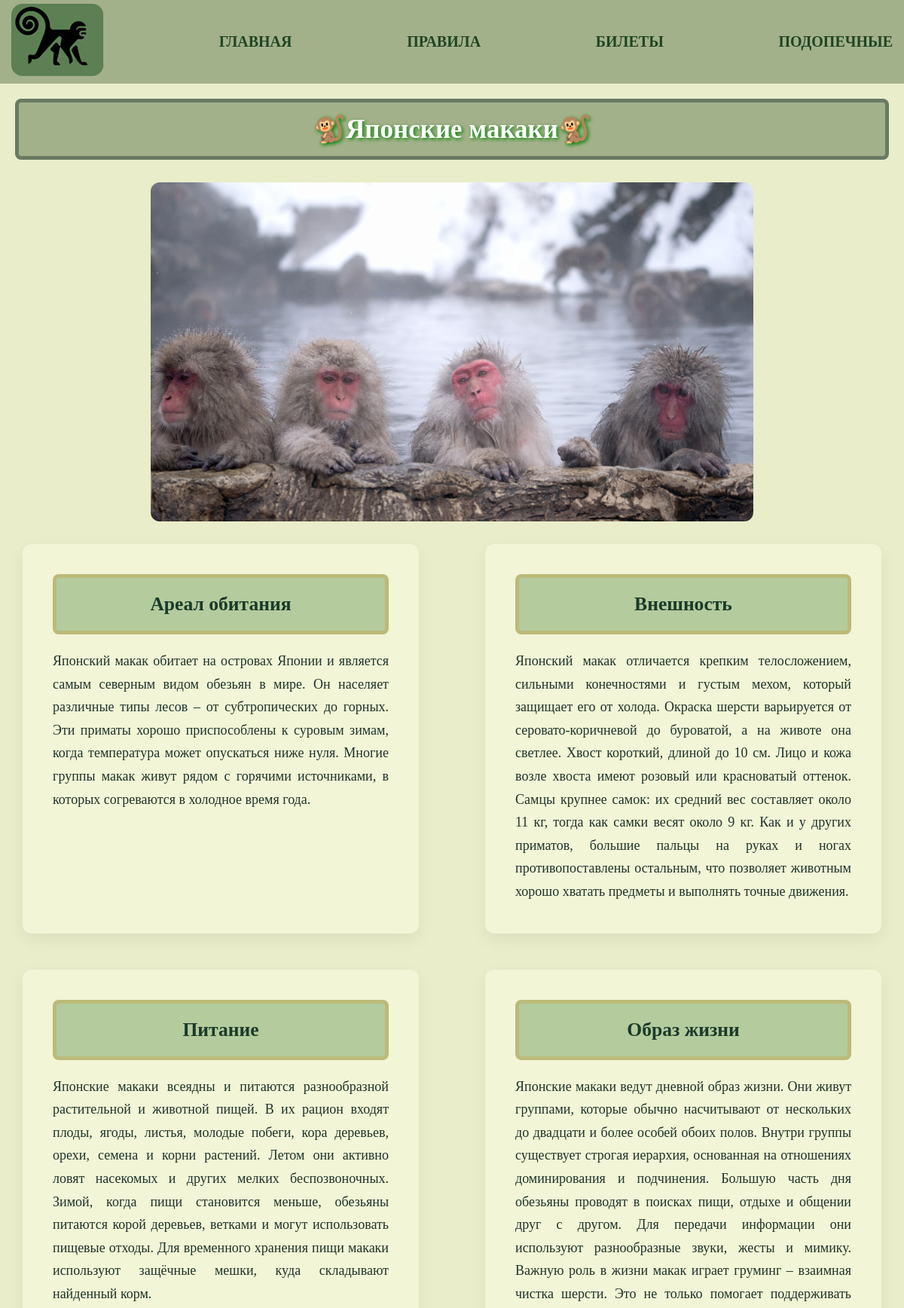
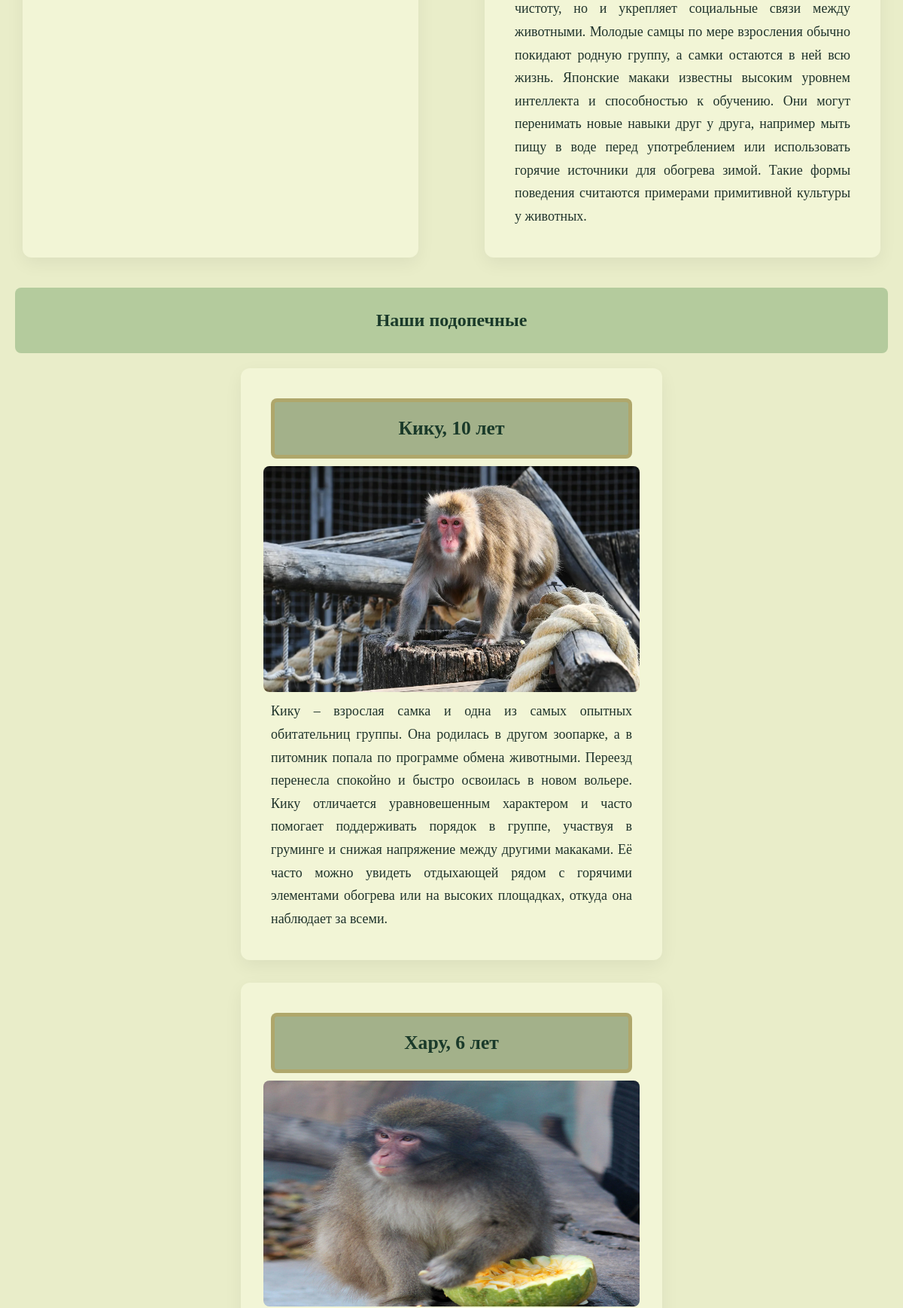
The page /monkey/2 (upper part) on the database its author committed (2 pictures, top to bottom).
### monkey.py (models this page shows, shortened)
class Article(db.Model):
    id = db.Column(db.Integer, primary_key=True)
    name = db.Column(db.String(20), nullable=False)
    image = db.Column(db.String(200), nullable=True)
    appearance = db.Column(db.Text, nullable=False)
    habitat = db.Column(db.Text, nullable=False)
    lifestyle = db.Column(db.Text, nullable=False)
    food = db.Column(db.Text, nullable=False)
    monkeys = db.relationship(
    'Monkey', backref = 'article', lazy=True
)

class Monkey(db.Model):
    id = db.Column(db.Integer, primary_key=True)
    name = db.Column(db.String(30), nullable=False)
    image = db.Column(db.String(200), nullable=True)
    description = db.Column(db.Text, nullable=False)
    article_id = db.Column(
    db.Integer, db.ForeignKey('article.id'), nullable=False)

### monkey.py (the view)
@app.route('/monkey/<int:id>')
def monkey(id):
    article = Article.query.get(id)
    return render_template('monkey.html', article=article)

### templates/monkey.html (shortened to what this page needs)
<!DOCTYPE html>
<html lang="ru">
    <head>
		<link rel="stylesheet" href="{{ url_for('static', filename='css/style_monkey.css') }}" type="text/css">
    </head>
    <body>
	<div id="container">
<nav>
<a href="http://127.0.0.1:5000/main"><img src="{{ url_for('static', filename='images/logo.png') }}"></a>
<a href="{{ url_for('main') }}">ГЛАВНАЯ</a>
<a href = "{{ url_for('pravila') }}">ПРАВИЛА</a>
<a href="{{ url_for('bilet') }}">БИЛЕТЫ</a>
<a href="{{ url_for('podopechnye') }}">ПОДОПЕЧНЫЕ</a>
</nav>
        <h1>{{article.name}}</h1>
        <div id="photo"><img src="{{ url_for('static', filename='uploads/' + article.image) }}"></div>
   <div class="grid">
   <div class="card">
   <h2>Ареал обитания</h2>
     <p>{{article.habitat}}</p>
	 </div>
	 <div class="card">
     <h2>Внешность</h2>
     <p>{{article.appearance}}</p>
	 </div>
	 <div class="card">
     <h2>Питание</h2>
     <p>{{article.food}}</p>
	 </div>
	 <div class="card">
     <h2>Образ жизни</h2>
     <p>{{article.lifestyle}}</p>
	 </div>
</div>
	 <h2>Наши подопечные</h2>
<div class="flex">
	{% for monkey in article.monkeys %}<div class="card_private">
    <h2>{{ monkey.name }}</h2>
	  {% if monkey.image %}
        <img src="{{ url_for('static', filename='uploads/' + monkey.image) }}">
    {% endif %}
    <p>{{ monkey.description }}</p>
</div>
{% endfor %}
</div>
</div>
    </body>
</html>

### static/css/style_monkey.css (style rules this page uses)
* { padding: 0; margin: 0; border: 0; }
#container { width: 100%; max-width: 1720px; margin: 0 auto; background: #E9EDC9; }
nav { display: flex; align-items: center; justify-content: space-between; flex-wrap: wrap; background: #A3B18A; font-family: verdana; font-size: 20px; padding: 5px 15px; font-weight: bold; }
nav a { text-decoration: none; }
a:link { color: #1E4523; }
h1 { font-size:35px; background: #a3b18a; padding: 15px; text-align: center; margin: 20px; border: 5px solid #697A62; border-radius: 8px; color: white; font-family: verdana; text-shadow: 2px 2px 5px green; }
h1 { animation-name: zagolovok; animation-iteration-count: infinite; animation-direction: alternate; animation-duration: 3s; }
h1::before { content: "🐒"; }
h1::after { content: "🐒"; }
#photo { margin: 30px auto; max-width: 800px; width: 100%; height: 450px; }
#photo img { border-radius: 12px; height: 450px; max-width: 800px; width: 100%; }
.grid { display: grid; grid-template-columns: 1fr 1fr; gap: 28px; justify-content: center; }
.card, .card_private { background: #F2F5D6; padding: 30px; border-radius: 12px; box-shadow: 0 8px 24px rgba(0, 20, 10, 0.06); margin: 0 30px 20px 30px; }
.card p, .card_private p { font-size: 18px; line-height: 1.7; color: #1f332b; font-family: verdana; text-align: justify; padding: 10px; }
.card_private { width: 100%; max-width: 500px; }
.card h2 { font-size: 1.6rem; font-weight: 700; color: #1a3a2a; margin: 12px; border: 5px solid #d4880f40; background: #B4CB9D; padding: 20px; margin: 10px; font-family: verdana; text-align: center; border-radius: 8px; }
.card_private h2 { font-size: 1.6rem; font-weight: 600; color: #1a3a2a; margin: 12px; border: 5px solid #d4880f40; background: #a3b18a; padding: 20px; margin: 10px; font-family: verdana; text-align: center; border-radius: 8px; }
.flex { display: flex; flex-wrap: wrap; align-items: flex-start; gap: 10px; justify-content: center; }
.flex img { width: 100%; height: 300px; max-width: 500px; display: block; margin: 0 auto; border-radius: 8px; }
h2 { background: #B4CB9D; padding: 30px; margin: 20px; font-family: verdana; color: #1a3a2a; text-align: center; border-radius: 8px; }
@media screen and (min-width: 481px) { nav { display: flex; } }

### rows shown on the page
Article: name "Японские макаки", image (picture), habitat "Японский макак обитает на островах Японии и является самым северным видом обезьян в мире. Он населяет различные типы лесов – от субтропических до горных. Эти приматы хорошо приспособлены к суровым зимам, когда температура может опускаться ниже нуля. Многие группы макак живут рядом с горячими источниками, в которых согреваются в холодное время года.", appearance "Японский макак отличается крепким телосложением, сильными конечностями и густым мехом, который защищает его от холода. Окраска шерсти варьируется от серовато-коричневой до буроватой, а на животе она светлее. Хвост короткий, длиной до 10 см. Лицо и кожа возле хвоста имеют розовый или красноватый оттенок. Самцы крупнее самок: их средний вес составляет около 11 кг, тогда как самки весят около 9 кг. Как и у других приматов, большие пальцы на руках и ногах противопоставлены остальным, что позволяет животным хорошо хватать предметы и выполнять точные движения.", food "Японские макаки всеядны и питаются разнообразной растительной и животной пищей. В их рацион входят плоды, ягоды, листья, молодые побеги, кора деревьев, орехи, семена и корни растений. Летом они активно ловят насекомых и других мелких беспозвоночных. Зимой, когда пищи становится меньше, обезьяны питаются корой деревьев, ветками и могут использовать пищевые отходы. Для временного хранения пищи макаки используют защёчные мешки, куда складывают найденный корм.", lifestyle "Японские макаки ведут дневной образ жизни. Они живут группами, которые обычно насчитывают от нескольких до двадцати и более особей обоих полов. Внутри группы существует строгая иерархия, основанная на отношениях доминирования и подчинения. Большую часть дня обезьяны проводят в поисках пищи, отдыхе и общении друг с другом. Для передачи информации они используют разнообразные звуки, жесты и мимику. Важную роль в жизни макак играет груминг – взаимная чистка шерсти. Это не только помогает поддерживать чистоту, но и укрепляет социальные связи между животными. Молодые самцы по мере взросления обычно покидают родную группу, а самки остаются в ней всю жизнь. Японские макаки известны высоким уровнем…"
Monkey: name "Кику, 10 лет", image (picture), description "Кику – взрослая самка и одна из самых опытных обитательниц группы. Она родилась в другом зоопарке, а в питомник попала по программе обмена животными. Переезд перенесла спокойно и быстро освоилась в новом вольере. Кику отличается уравновешенным характером и часто помогает поддерживать порядок в группе, участвуя в груминге и снижая напряжение между другими макаками. Её часто можно увидеть отдыхающей рядом с горячими элементами обогрева или на высоких площадках, откуда она наблюдает за всеми."
Monkey: name "Хару, 6 лет", image (picture)
